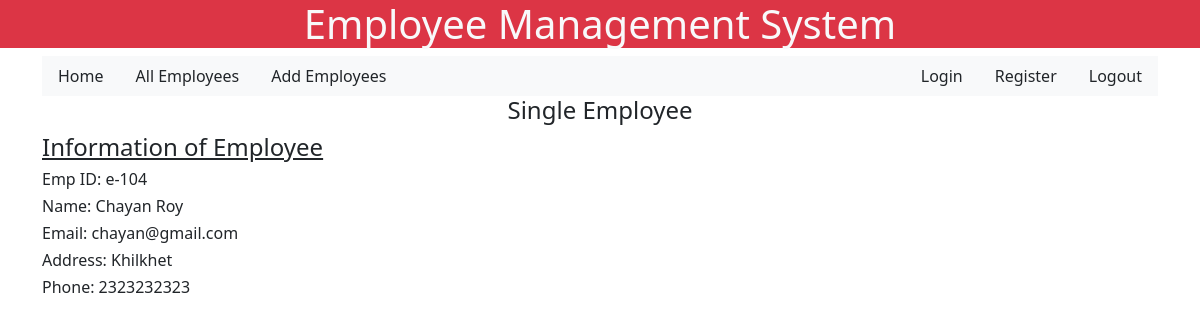
The app's page /singleemployee/4 with its own data.
### employee/models.py (models this page shows)
class Employee(models.Model):
    empID = models.CharField(max_length = 100)
    empName = models.CharField(max_length = 50)
    empEmail = models.CharField(max_length = 50)
    empAddress = models.CharField(max_length = 50)
    empPhone = models.CharField(max_length = 50)

### employee/views.py (the view)
# urls.py: path("singleemployee/<int:empid>", views.singleemployee, name="singleemployee"),
def singleemployee(request, empid):
    e = Employee.objects.get(pk = empid)
    return render(request, "employee/singleemployee.html", {"emp" : e})

### employee/templates/employee/singleemployee.html
{% extends "base.html" %}
{% block content %}
<h4 class="text-center">Single Employee</h4>
<div class="container-card">
    <h4 class="text-decoration-underline">Information of Employee </h4>
    <h6>Emp ID: {{ emp.empID}}</h6>
    <h6>Name: {{ emp.empName }}</h6>
    <h6>Email: {{ emp.empEmail }}</h6>
    <h6>Address: {{ emp.empAddress }}</h6>
    <h6>Phone: {{ emp.empPhone }}</h6>
</div>
{% endblock content %}

### records on screen
Employee: empID "e-104", empName "Chayan Roy", empEmail "chayan@gmail.com", empAddress "Khilkhet", empPhone "2323232323"
